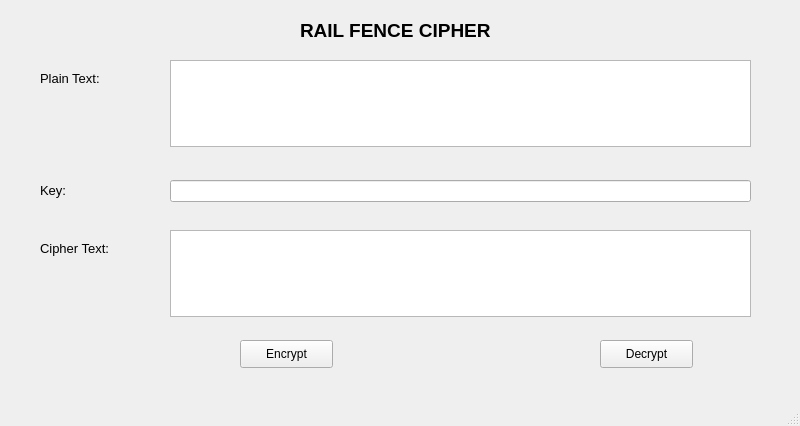
<?xml version="1.0" encoding="UTF-8"?>
<ui version="4.0">
 <class>railfence</class>
 <widget class="QMainWindow" name="railfence">
  <property name="geometry">
   <rect>
    <x>0</x>
    <y>0</y>
    <width>800</width>
    <height>426</height>
   </rect>
  </property>
  <property name="windowTitle">
   <string>Rail Fence Cipher</string>
  </property>
  <widget class="QWidget" name="centralwidget">
   <widget class="QTextEdit" name="textEdit">
    <property name="geometry">
     <rect>
      <x>170</x>
      <y>60</y>
      <width>581</width>
      <height>87</height>
     </rect>
    </property>
   </widget>
   <widget class="QLabel" name="label">
    <property name="geometry">
     <rect>
      <x>300</x>
      <y>20</y>
      <width>231</width>
      <height>21</height>
     </rect>
    </property>
    <property name="font">
     <font>
      <family>Arial</family>
      <pointsize>14</pointsize>
      <weight>75</weight>
      <bold>true</bold>
     </font>
    </property>
    <property name="text">
     <string>RAIL FENCE CIPHER</string>
    </property>
   </widget>
   <widget class="QLabel" name="label_3">
    <property name="geometry">
     <rect>
      <x>40</x>
      <y>180</y>
      <width>41</width>
      <height>21</height>
     </rect>
    </property>
    <property name="font">
     <font>
      <family>Arial</family>
      <pointsize>10</pointsize>
     </font>
    </property>
    <property name="text">
     <string>Key:</string>
    </property>
   </widget>
   <widget class="QLabel" name="label_4">
    <property name="geometry">
     <rect>
      <x>40</x>
      <y>240</y>
      <width>91</width>
      <height>16</height>
     </rect>
    </property>
    <property name="font">
     <font>
      <family>Arial</family>
      <pointsize>10</pointsize>
     </font>
    </property>
    <property name="text">
     <string>Cipher Text:</string>
    </property>
   </widget>
   <widget class="QPushButton" name="decryptButton">
    <property name="geometry">
     <rect>
      <x>600</x>
      <y>340</y>
      <width>93</width>
      <height>28</height>
     </rect>
    </property>
    <property name="text">
     <string>Decrypt</string>
    </property>
   </widget>
   <widget class="QTextEdit" name="textEdit_2">
    <property name="geometry">
     <rect>
      <x>170</x>
      <y>230</y>
      <width>581</width>
      <height>87</height>
     </rect>
    </property>
   </widget>
   <widget class="QLineEdit" name="lineEdit">
    <property name="geometry">
     <rect>
      <x>170</x>
      <y>180</y>
      <width>581</width>
      <height>22</height>
     </rect>
    </property>
   </widget>
   <widget class="QPushButton" name="encryptButton">
    <property name="geometry">
     <rect>
      <x>240</x>
      <y>340</y>
      <width>93</width>
      <height>28</height>
     </rect>
    </property>
    <property name="text">
     <string>Encrypt</string>
    </property>
   </widget>
   <widget class="QLabel" name="label_2">
    <property name="geometry">
     <rect>
      <x>40</x>
      <y>70</y>
      <width>81</width>
      <height>16</height>
     </rect>
    </property>
    <property name="font">
     <font>
      <family>Arial</family>
      <pointsize>10</pointsize>
     </font>
    </property>
    <property name="text">
     <string>Plain Text:</string>
    </property>
   </widget>
  </widget>
  <widget class="QMenuBar" name="menubar">
   <property name="geometry">
    <rect>
     <x>0</x>
     <y>0</y>
     <width>800</width>
     <height>26</height>
    </rect>
   </property>
  </widget>
  <widget class="QStatusBar" name="statusbar"/>
 </widget>
 <resources/>
 <connections/>
</ui>
